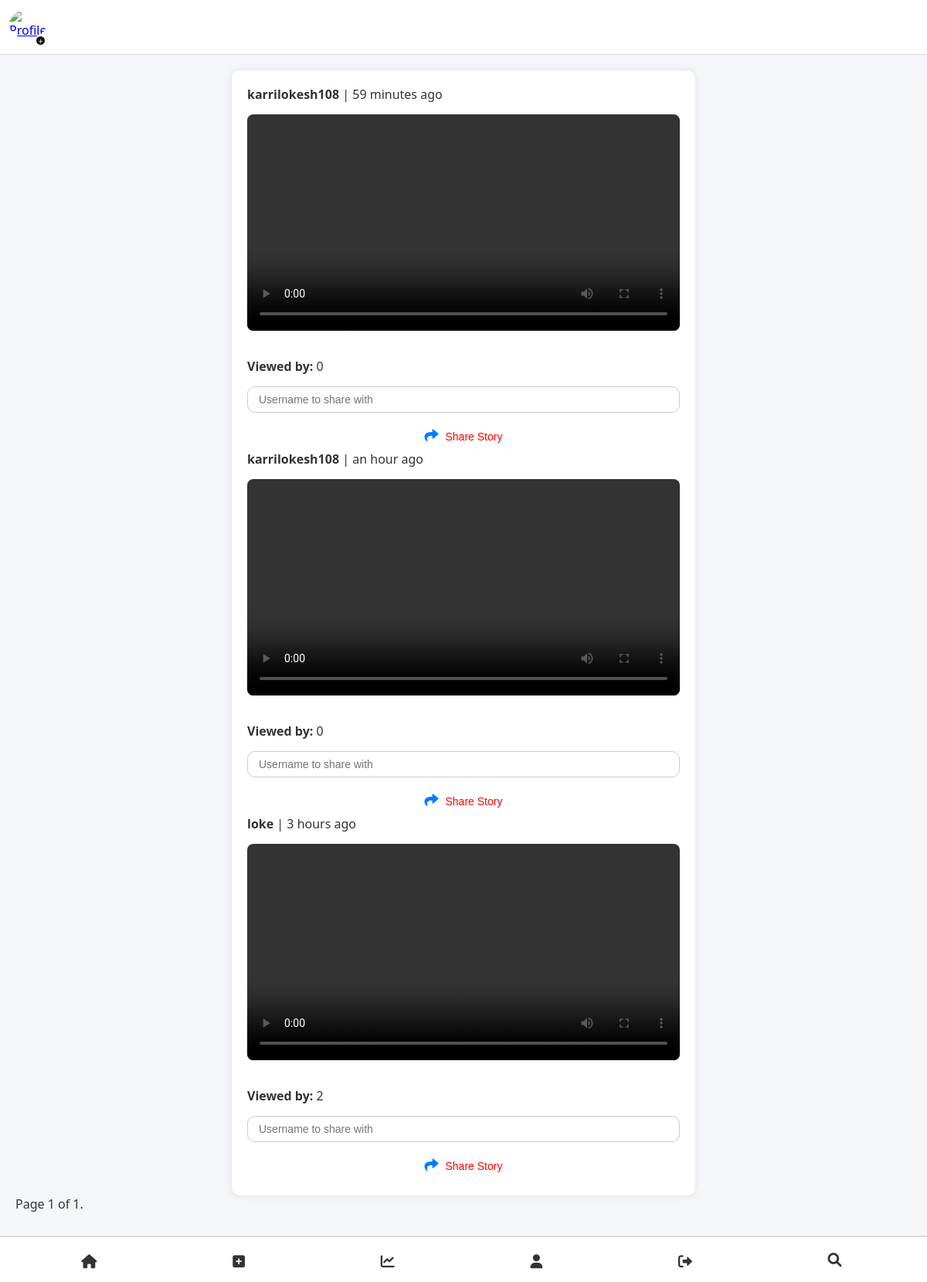
/posts/stories/, run on the app's committed database.
### posts/models.py (models this page shows, shortened)
class Story(models.Model):
    user = models.ForeignKey(settings.AUTH_USER_MODEL, on_delete=models.CASCADE, related_name='stories')
    media = models.FileField(upload_to='stories/')
    caption = models.TextField(blank=True)
    is_video = models.BooleanField(default=False)
    created_at = models.DateTimeField(auto_now_add=True)
    viewers = models.ManyToManyField(settings.AUTH_USER_MODEL, related_name='viewed_stories', blank=True)
    shared_by = models.ForeignKey(settings.AUTH_USER_MODEL, on_delete=models.SET_NULL, null=True, blank=True, related_name='shared_stories')
    def viewer_count(self):
        return self.viewers.count()

### users/models.py (models this page shows, shortened)
class CustomUser(AbstractBaseUser, PermissionsMixin):
    name = models.CharField(max_length=20)
    email = models.EmailField(unique=True)
    age = models.IntegerField()
    phone= models.CharField(max_length=15, unique=True, null=True, blank=True)
    otp = models.CharField(max_length=6, null=True, blank=True)
    profile_pic = models.ImageField(upload_to='profile_pics/', null=True, blank=True, default="profile_pics/default-profile.png")
    username = models.CharField(max_length=30, unique=True, null=True, blank=True)
    bio = models.TextField(null=True, blank=True)
    first_name = models.CharField(max_length=30, null=True, blank=True)
    last_name = models.CharField(max_length=30, null=True, blank=True)
    gender = models.CharField(max_length=10, choices=[("Male", "Male"), ("Female", "Female"), ("Other", "Other")], null=True, blank=True)
    location = models.CharField(max_length=100, null=True, blank=True)
    linkedin = models.URLField(null=True, blank=True)
    github = models.URLField(null=True, blank=True)
    is_active = models.BooleanField(default=True)
    is_staff = models.BooleanField(default=False)
    firebase_uid = models.CharField(max_length=50, blank=True, null=True)
    followers = models.ManyToManyField('self', symmetrical=False, related_name='following', blank=True)
    objects = CustomUserManager()
    USERNAME_FIELD = "email"
    REQUIRED_FIELDS = ["name", "age", "phone"]

### posts/views.py (the view)
# urls.py: path('stories/', story_list_view, name='story-list'),
def story_list_view(request):
    stories = Story.objects.all().order_by('-created_at')  # Adjust your query as needed
    paginator = Paginator(stories, 10)  # Show 10 stories per page (you can adjust this)
    page_number = request.GET.get('page')  # Get the page number from the URL
    page_obj = paginator.get_page(page_number)  # Get the corresponding page object
    return render(request, 'posts/story_list.html', {'page_obj': page_obj})

### posts/templates/posts/story_list.html (shortened to what this page needs)
{% extends 'posts/base.html' %}
{% load static %}
{% load humanize %}
{% block content %}
<link rel="stylesheet" href="{% static 'posts/story_detail.css' %}">
<div class="story-container">
    {% for story in page_obj %}
        <div class="story-item">
            <div class="story-header">
                <p><strong>{{ story.user.username }}</strong> | {{ story.created_at|naturaltime }}</p>
            </div>
            {% if story.is_video %}
                <video width="100%" controls>
                    <source src="{{ story.media.url }}" type="video/mp4">
                </video>
            {% else %}
                <img src="{{ story.media.url }}" width="100%">
            {% endif %}
            <p><strong>Viewed by:</strong> {{ story.viewer_count }}</p>
            <form method="POST" action="{% url 'share-story' story.id %}" class="share-form">
                <input type="text" name="shared_with_username" placeholder="Username to share with">
                <button type="submit">
                    <i class="fas fa-share"></i> Share Story
                </button>
            </form>
        </div>
    {% empty %}
        <p>No stories available.</p>
    {% endfor %}
</div>
<div class="pagination">
    <span class="current">
        Page {{ page_obj.number }} of {{ page_obj.paginator.num_pages }}.
    </span>
</div>
{% endblock %}

### posts/static/posts/base.css (style rules this page uses)
* { margin: 0; padding: 0; box-sizing: border-box; }
body { font-family: 'Segoe UI', Tahoma, Geneva, Verdana, sans-serif; background-color: #f5f6fa; color: #333; padding-bottom: 70px; }

### posts/static/posts/story_detail.css (style rules this page uses)
* { margin: 0; padding: 0; box-sizing: border-box; }
body { font-family: 'Segoe UI', Tahoma, Geneva, Verdana, sans-serif; background-color: #f5f6fa; color: #333; }
.story-container { max-width: 800px; margin: 20px auto; padding: 20px; background-color: #fff; border-radius: 10px; box-shadow: 0 0 10px rgba(0, 0, 0, 0.1); }
.story-container p { margin-bottom: 15px; font-size: 1rem; }
strong { font-weight: bold; }
.story-container video { width: 100%; max-height: 500px; object-fit: contain; border-radius: 8px; margin-bottom: 15px; }
.share-form { display: flex; flex-direction: column; gap: 10px; }
.share-form input { padding: 8px 14px; border: 1px solid #ccc; border-radius: 10px; font-size: 14px; }
.share-form button { background-color: #007bff; color: white; padding: 10px; border: none; border-radius: 10px; cursor: pointer; font-size: 14px; }
.share-form button i { margin-right: 5px; }
.fas { font-size: 18px; margin-right: 5px; }
.fas.fa-share { color: #007bff; }
.story-container { max-width: 600px; margin: auto; padding: 20px; }
.story-header { display: flex; justify-content: space-between; align-items: center; }
.delete-button, .share-form button { background-color: transparent; border: none; cursor: pointer; color: red; }

### data on the page
Story: user.username "karrilokesh108", created_at "59 minutes ago", viewer_count "0"
Story: user.username "karrilokesh108", created_at "an hour ago", viewer_count "0"
Story: user.username "loke", created_at "3 hours ago", viewer_count "2"

### other printed values
{{ page_obj.number }} "1"
{{ page_obj.paginator.num_pages }} "1"
